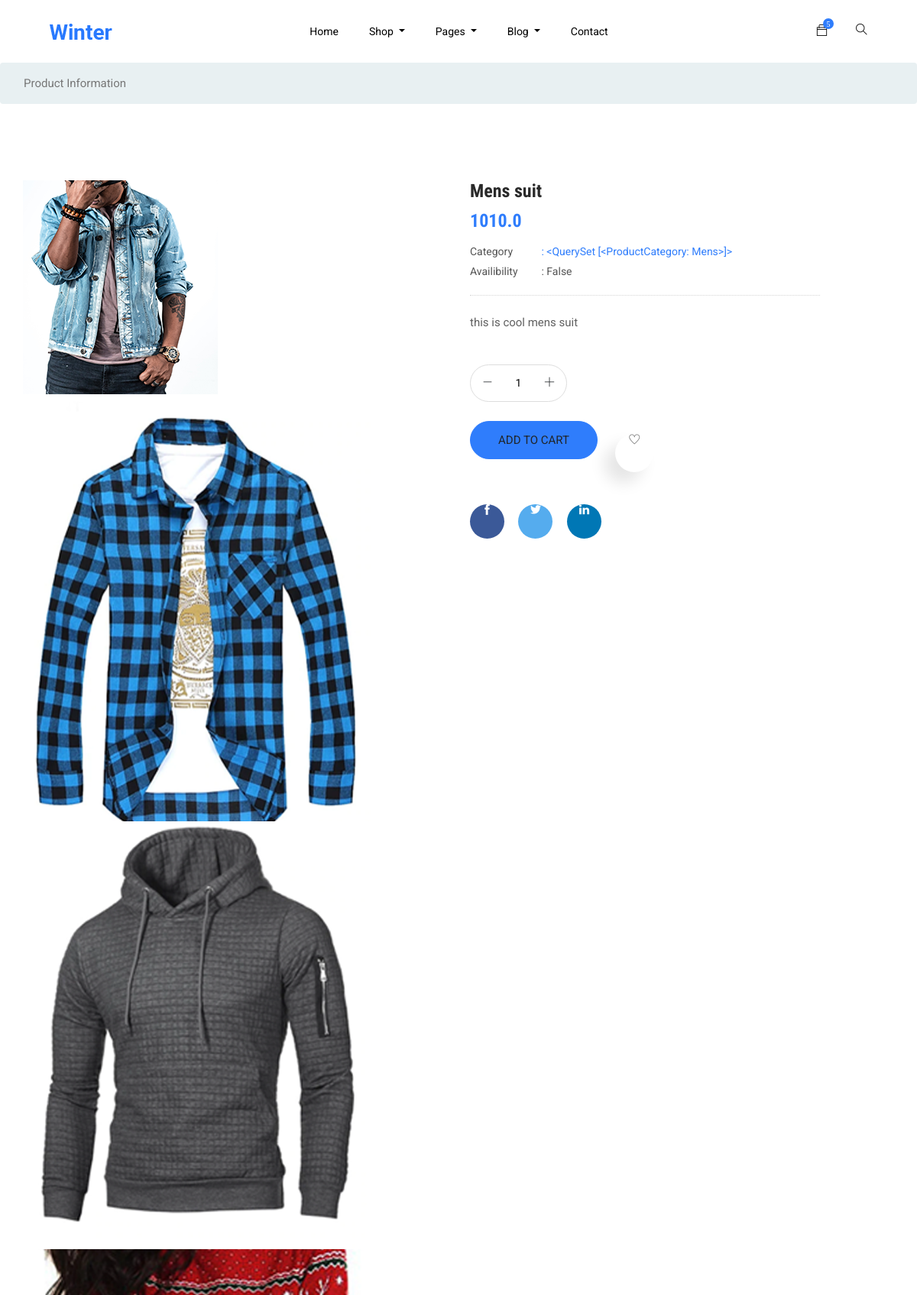
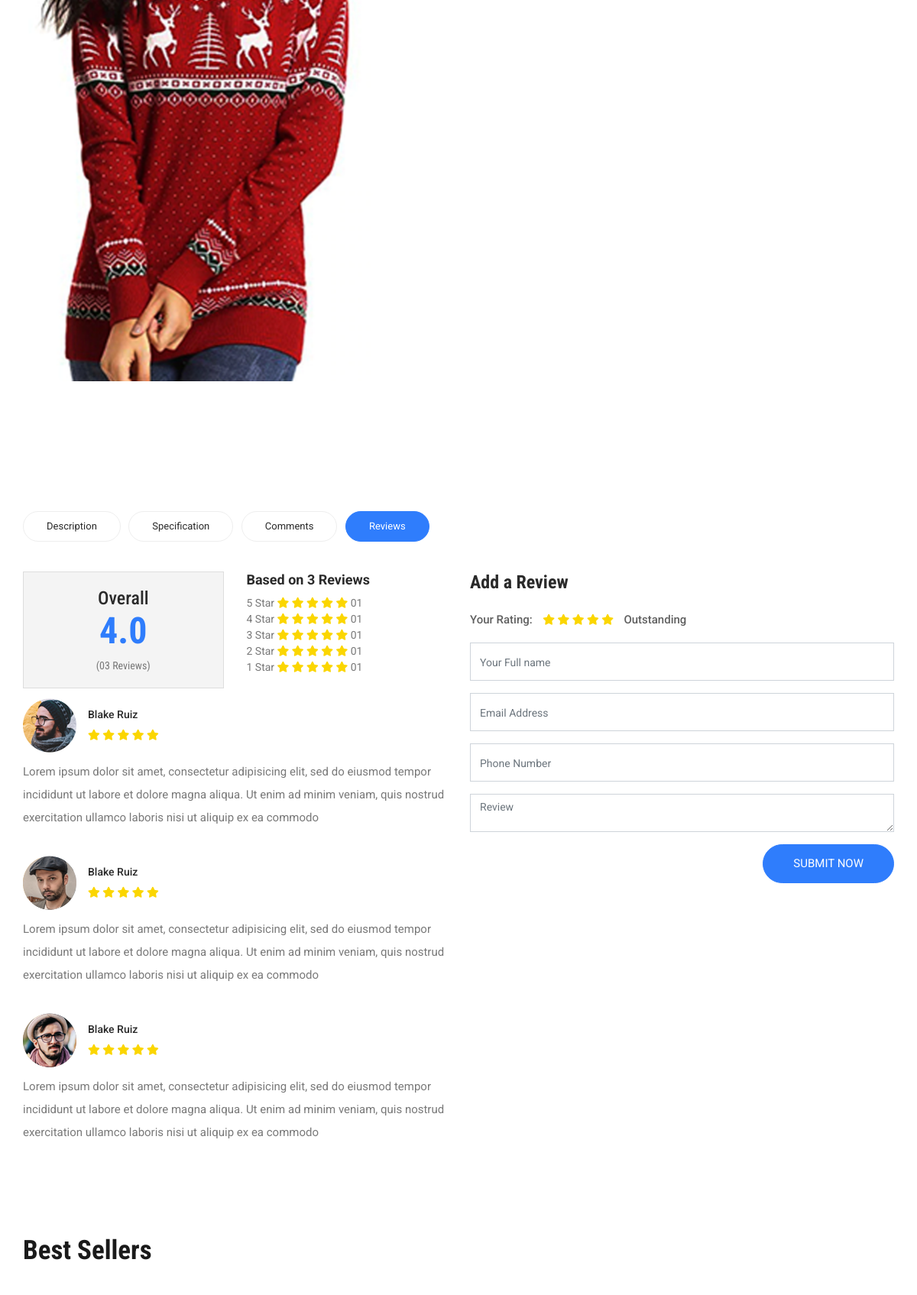
Page /detail/1/ (upper part) on the committed database (2 pictures, top to bottom).
### store/models.py (models this page shows, shortened)
class Product(models.Model):
    name = models.CharField(max_length=100)
    price = models.FloatField(max_length=10)
    description = models.CharField(max_length=100)
    availability= models.BooleanField(default=True)
    category = models.ManyToManyField(ProductCategory)
    image = models.ImageField(null=True,blank=True)
    digital = models.BooleanField(default=False,null=True,blank=True)

class ProductCategory(models.Model):
    category = models.CharField(max_length=100)
    def __str__(self):
        return self.category

### store/views.py (the view)
# urls.py: path('detail/<pk>/',itemDetailView.as_view(),name='itemDetailView'),
class itemDetailView(DetailView):
    model = Product
    template_name = 'single-product.html'

### templates/single-product.html (shortened to what this page needs)
{% extends 'base.html' %}
{% load static %}
{% block content %}
  <section class="breadcrumb breadcrumb_bg">
      <div class="container">
          <div class="row justify-content-center">
              <div class="col-lg-12">
                  <div class="breadcrumb_iner">
                      <div class="breadcrumb_iner_item">
                          <p>Product Information</p>
                      </div>
                  </div>
              </div>
          </div>
      </div>
  </section>
  <div class="product_image_area section_padding">
    <div class="container">
      <div class="row s_product_inner">
        <div class="col-lg-5">
          <div class="product_slider_img">
            <div id="vertical">
              <div data-thumb="{{ object.image.url }}">
                <img src="{{ object.image.url }}" />
              </div>
              <div data-thumb="{{ object.image.url }}">
                <img src="img/product_details/prodect_details_2.png"/>
              </div>
              <div data-thumb="{{ object.image.url }}">
                <img src="img/product_details/prodect_details_3.png" />
              </div>
              <div data-thumb="{{ object.image.url }}">
                <img src="img/product_details/prodect_details_4.png" />
              </div>
            </div>
          </div>
        </div>
        <div class="col-lg-5 offset-lg-1">
          <div class="s_product_text">
            <h3>{{ object.name }}</h3>
            <h2>{{ object.price }}</h2>
            <ul class="list">
              <li>
                <a class="active" href="#">
                  <span>Category</span> : {{ object.category.all }}</a>
              </li>
              <li>
                <a href="#"> <span>Availibility</span> : {{ object.availability }}</a>
              </li>
            </ul>
            <p>
            {{ object.description }}
            </p>
            <div class="card_area">
              <div class="product_count d-inline-block">
                <span class="inumber-decrement"> <i class="ti-minus"></i></span>
                <input class="input-number" type="text" value="1" min="0" max="10">
                <span class="number-increment"> <i class="ti-plus"></i></span>
              </div>
              <div class="add_to_cart">
                  <a data-product={{ object.id }} data-action="add" class="btn_3 update-cart">add to cart</a>
                  <a href="#" class="like_us"> <i class="ti-heart"></i> </a>
              </div>
              <div class="social_icon">
                  <a href="#" class="fb"><i class="ti-facebook"></i></a>
                  <a href="#" class="tw"><i class="ti-twitter-alt"></i></a>
                  <a href="#" class="li"><i class="ti-linkedin"></i></a>
              </div>
            </div>
          </div>
        </div>
      </div>
    </div>
  </div>
  <section class="product_description_area">
    <div class="container">
      <ul class="nav nav-tabs" id="myTab" role="tablist">
        <li class="nav-item">
          <a class="nav-link" id="home-tab" data-toggle="tab" href="#home" role="tab" aria-controls="home"
            aria-selected="true">Description</a>
        </li>
        <li class="nav-item">
          <a class="nav-link" id="profile-tab" data-toggle="tab" href="#profile" role="tab" aria-controls="profile"
            aria-selected="false">Specification</a>
        </li>
        <li class="nav-item">
          <a class="nav-link" id="contact-tab" data-toggle="tab" href="#contact" role="tab" aria-controls="contact"
            aria-selected="false">Comments</a>
        </li>
        <li class="nav-item">
          <a class="nav-link active" id="review-tab" data-toggle="tab" href="#review" role="tab" aria-controls="review"
            aria-selected="false">Reviews</a>
        </li>
      </ul>
      <div class="tab-content" id="myTabContent">
        <div class="tab-pane fade show active" id="review" role="tabpanel" aria-labelledby="review-tab">
          <div class="row">
            <div class="col-lg-6">
              <div class="row total_rate">
                <div class="col-6">
                  <div class="box_total">
                    <h5>Overall</h5>
                    <h4>4.0</h4>
                    <h6>(03 Reviews)</h6>
                  </div>
                </div>
                <div class="col-6">
                  <div class="rating_list">
                    <h3>Based on 3 Reviews</h3>
                    <ul class="list">
                      <li>
                        <a href="#">5 Star
                          <i class="fa fa-star"></i>
                          <i class="fa fa-star"></i>
                          <i class="fa fa-star"></i>
                          <i class="fa fa-star"></i>
                          <i class="fa fa-star"></i> 01</a>
                      </li>
                      <li>
                        <a href="#">4 Star
                          <i class="fa fa-star"></i>
                          <i class="fa fa-star"></i>
                          <i class="fa fa-star"></i>
                          <i class="fa fa-star"></i>
                          <i class="fa fa-star"></i> 01</a>
                      </li>
                      <li>
                        <a href="#">3 Star
                          <i class="fa fa-star"></i>
                          <i class="fa fa-star"></i>
                          <i class="fa fa-star"></i>
                          <i class="fa fa-star"></i>
                          <i class="fa fa-star"></i> 01</a>
                      </li>
                      <li>
                        <a href="#">2 Star
                          <i class="fa fa-star"></i>
                          <i class="fa fa-star"></i>
                          <i class="fa fa-star"></i>
                          <i class="fa fa-star"></i>
                          <i class="fa fa-star"></i> 01</a>
                      </li>
                      <li>
                        <a href="#">1 Star
                          <i class="fa fa-star"></i>
                          <i class="fa fa-star"></i>
                          <i class="fa fa-star"></i>
                          <i class="fa fa-star"></i>
                          <i class="fa fa-star"></i> 01</a>
                      </li>
                    </ul>
                  </div>
                </div>
              </div>
              <div class="review_list">
                <div class="review_item">
                  <div class="media">
                    <div class="d-flex">
                      <img src="img/product/single-product/review-1.png" alt="" />
                    </div>
                    <div class="media-body">
                      <h4>Blake Ruiz</h4>
                      <i class="fa fa-star"></i>
                      <i class="fa fa-star"></i>
                      <i class="fa fa-star"></i>
                      <i class="fa fa-star"></i>
                      <i class="fa fa-star"></i>
                    </div>
                  </div>
                  <p>
                    Lorem ipsum dolor sit amet, consectetur adipisicing elit,
                    sed do eiusmod tempor incididunt ut labore et dolore magna
                    aliqua. Ut enim ad minim veniam, quis nostrud exercitation
                    ullamco laboris nisi ut aliquip ex ea commodo
                  </p>
                </div>
                <div class="review_item">
                  <div class="media">
                    <div class="d-flex">
                      <img src="img/product/single-product/review-2.png" alt="" />
                    </div>
                    <div class="media-body">
                      <h4>Blake Ruiz</h4>
                      <i class="fa fa-star"></i>
                      <i class="fa fa-star"></i>
                      <i class="fa fa-star"></i>
                      <i class="fa fa-star"></i>
                      <i class="fa fa-star"></i>
                    </div>
                  </div>
                  <p>
                    Lorem ipsum dolor sit amet, consectetur adipisicing elit,
                    sed do eiusmod tempor incididunt ut labore et dolore magna
                    aliqua. Ut enim ad minim veniam, quis nostrud exercitation
                    ullamco laboris nisi ut aliquip ex ea commodo
                  </p>
                </div>
                <div class="review_item">
                  <div class="media">
                    <div class="d-flex">
                      <img src="img/product/single-product/review-3.png" alt="" />
                    </div>
                    <div class="media-body">
                      <h4>Blake Ruiz</h4>
                      <i class="fa fa-star"></i>
                      <i class="fa fa-star"></i>
                      <i class="fa fa-star"></i>
                      <i class="fa fa-star"></i>
                      <i class="fa fa-star"></i>
                    </div>
                  </div>
                  <p>
                    Lorem ipsum dolor sit amet, consectetur adipisicing elit,
                    sed do eiusmod tempor incididunt ut labore et dolore magna
                    aliqua. Ut enim ad minim veniam, quis nostrud exercitation
                    ullamco laboris nisi ut aliquip ex ea commodo
                  </p>
                </div>
              </div>
            </div>
            <div class="col-lg-6">
              <div class="review_box">
                <h4>Add a Review</h4>
                <p>Your Rating:</p>
                <ul class="list">
                  <li>
                    <a href="#">
                      <i class="fa fa-star"></i>
                    </a>
                  </li>
                  <li>
                    <a href="#">
                      <i class="fa fa-star"></i>
                    </a>
                  </li>
                  <li>
                    <a href="#">
                      <i class="fa fa-star"></i>
                    </a>
                  </li>
                  <li>
                    <a href="#">
                      <i class="fa fa-star"></i>
                    </a>
                  </li>
                  <li>
                    <a href="#">
                      <i class="fa fa-star"></i>
                    </a>
                  </li>
                </ul>
                <p>Outstanding</p>
                <form class="row contact_form" action="contact_process.php" method="post" novalidate="novalidate">
                  <div class="col-md-12">
                    <div class="form-group">
                      <input type="text" class="form-control" name="name" placeholder="Your Full name" />
                    </div>
                  </div>
                  <div class="col-md-12">
                    <div class="form-group">
                      <input type="email" class="form-control" name="email" placeholder="Email Address" />
                    </div>
                  </div>
                  <div class="col-md-12">
                    <div class="form-group">
                      <input type="text" class="form-control" name="number" placeholder="Phone Number" />
                    </div>
                  </div>
                  <div class="col-md-12">
                    <div class="form-group">
                      <textarea class="form-control" name="message" rows="1" placeholder="Review"></textarea>
                    </div>
                  </div>
                  <div class="col-md-12 text-right">
                    <button type="submit" value="submit" class="btn_3">
                      Submit Now
                    </button>
                  </div>
                </form>
              </div>
            </div>
          </div>
        </div>
      </div>
    </div>
  </section>
  <section class="product_list best_seller padding_bottom">
    <div class="container">
      <div class="row justify-content-center">
        <div class="col-lg-12">
          <div class="section_tittle text-center">
            <h2>Best Sellers</h2>
          </div>
        </div>
      </div>
    </div>
  </section>
 {% endblock content %}

### static_in_env/css/all.css (style rules this page uses)
.fa, .fas, .far, .fal, .fab { -moz-osx-font-smoothing: grayscale; -webkit-font-smoothing: antialiased; display: inline-block; font-style: normal; font-variant: normal; text-rendering: auto; line-height: 1; }
.fa-star:before { content: "\f005"; }
.fa, .fas { font-family: 'Font Awesome 5 Free'; font-weight: 900; }

### rows in the picture
Product: image (picture), name "Mens suit", price "1010.0", category.all "<QuerySet [<ProductCategory: Mens>]>", availability "False", description "this is cool mens suit"
